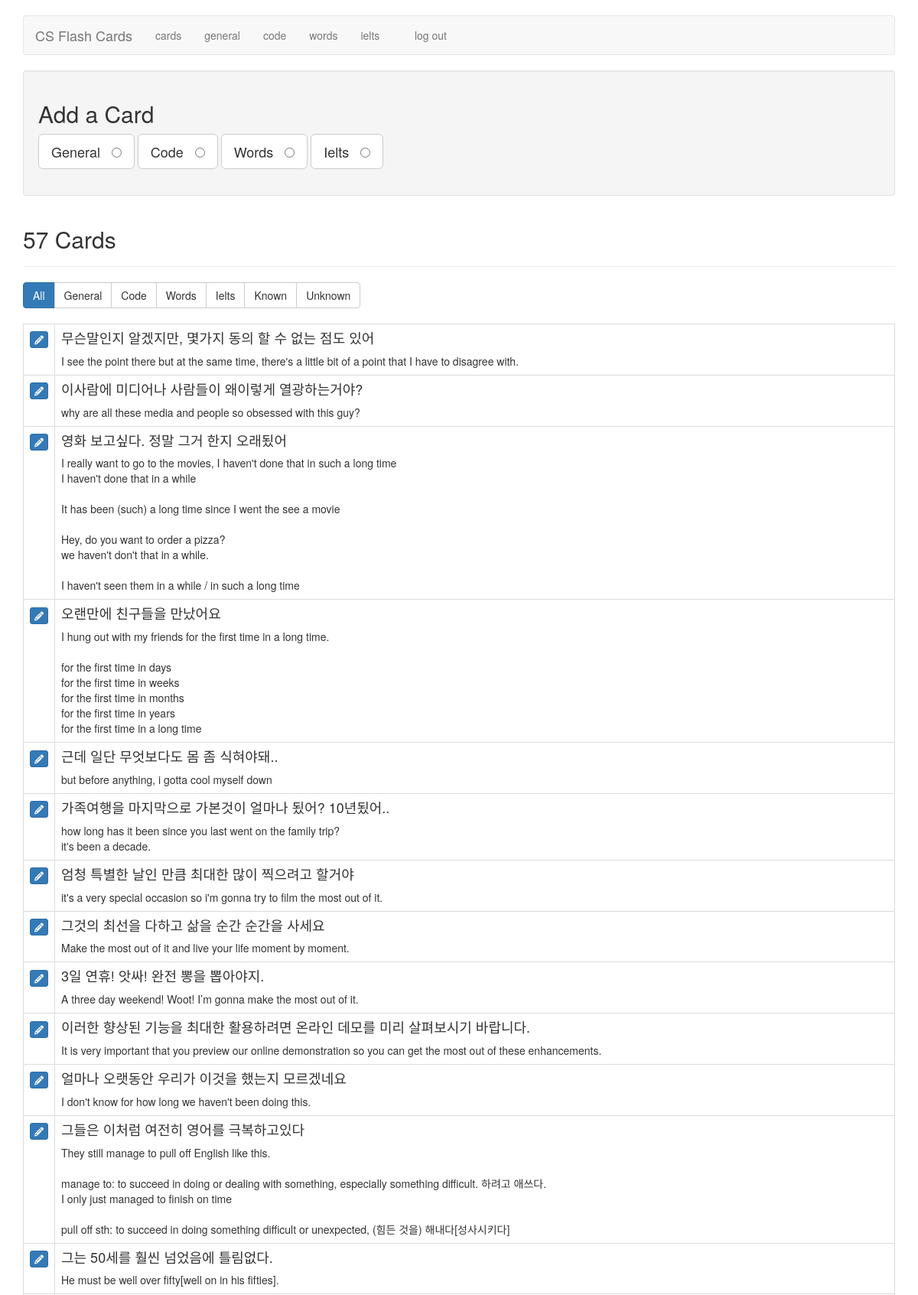
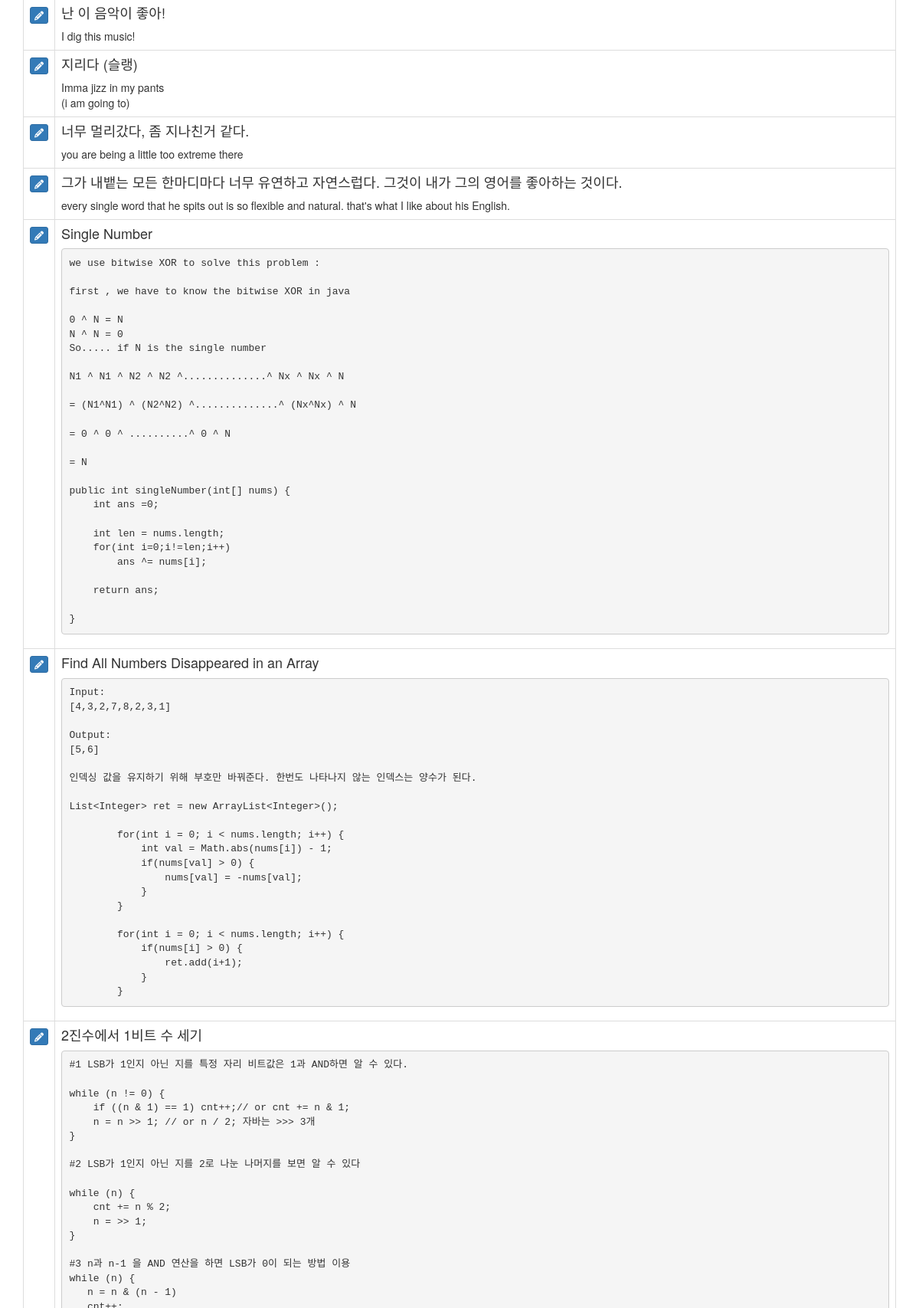
The app's page /cards (signed in, upper part) with its own data (2 pictures, top to bottom).
### tables this page shows
CREATE TABLE cards (
  id integer primary key autoincrement,
   /* 1 for interview, 2 for code, 3 for english, 4 for ielts */
  type tinyint not null,
  front text not null,
  back text not null,
  sort int default 0,
  known boolean default 0
);

### flash_cards.py (the view)
@application.route('/cards')
def cards():
    if not session.get('logged_in'):
        return redirect(url_for('login'))
    db = get_db()
    query = '''
        SELECT id, type, front, back, known
        FROM cards
        ORDER BY id DESC
    '''
    cur = db.execute(query)
    cards = cur.fetchall()
    return render_template('cards.html', cards=cards, filter_name="all")

### flash_cards.py (called while the page is built)
def connect_db():
    rv = sqlite3.connect(application.config['DATABASE'])
    rv.row_factory = sqlite3.Row
    return rv

def get_db():
    if not hasattr(g, 'sqlite_db'):
        g.sqlite_db = connect_db()
    return g.sqlite_db

### templates/cards.html (shortened to what this page needs)
{% extends "layout.html" %}
{% block body %}
    <div class="well editPanel">
        <h2>Add a Card</h2>
        <form action="{{ url_for('add_card') }}" method="post" class="cardForm">
            <div class="form-group">
                <label for="general" class="toggleButton btn btn-default btn-lg">General &nbsp;
                    <input type="radio" name="type" value="1" id="general"/>
                </label>
                <label for="code" class="toggleButton btn btn-default btn-lg">Code &nbsp;
                    <input type="radio" name="type" value="2" id="code"/>
                </label>
                <label for="eng" class="toggleButton btn btn-default btn-lg">Words &nbsp;
                    <input type="radio" name="type" value="3" id="eng"/>
                </label>
                <label for="ielts" class="toggleButton btn btn-default btn-lg">Ielts &nbsp;
                    <input type="radio" name="type" value="4" id="ielts"/>
                </label>
            </div>
        </form>
    </div>
    <div class="page-header">
        <h2>{{ cards|length }} Card{{ '' if (cards|length == 1) else 's' }}</h2>
    </div>
    <div class="btn-group btn-group-md" role="group" aria-label="filters">
        <a href="{{ url_for('filter_cards', filter_name="all") }}" class="btn btn-{{ "primary" if filter_name == "all" else "default" }}">All</a>
        <a href="{{ url_for('filter_cards', filter_name="general") }}" class="btn btn-{{ "primary" if filter_name == "general" else "default" }}">General</a>
        <a href="{{ url_for('filter_cards', filter_name="code") }}" class="btn btn-{{ "primary" if filter_name == "code" else "default" }}">Code</a>
        <a href="{{ url_for('filter_cards', filter_name="eng") }}" class="btn btn-{{ "primary" if filter_name == "eng" else "default" }}">Words</a>
        <a href="{{ url_for('filter_cards', filter_name="ielts") }}" class="btn btn-{{ "primary" if filter_name == "ielts" else "default" }}">Ielts</a>
        <a href="{{ url_for('filter_cards', filter_name="known") }}" class="btn btn-{{ "primary" if filter_name == "known" else "default" }}">Known</a>
        <a href="{{ url_for('filter_cards', filter_name="unknown") }}" class="btn btn-{{ "primary" if filter_name == "unknown" else "default" }}">Unknown</a>
    </div>
    <br />
    <br />
    <table class="table table-bordered">
        {% for card in cards %}
            <tr>
                <td>
                    <a href="{{ url_for('edit', card_id=card.id) }}" class="btn btn-xs btn-primary"><i class="fa fa-pencil" aria-hidden="true"></i></a>
                </td>
                <td class="cardContent">
                    <h4>
                        {{ card.front }}
                    </h4>
                    {% if card.type != 2%}
                        {{ card.back|replace("\n", "<br />")|safe }}
                    {% else %}
                        <pre><code>{{ card.back|escape }}</code></pre>
                    {% endif %}
                </td>
            </tr>
        {% else %}
            <tr>
                <td>
                    <em>No cards to show.</em>
                </td>
            </tr>
        {% endfor %}
    </table>
{% endblock %}

### static/style.css (style rules this page uses)
.cardContent h4 { margin-top: 0; }

### records on screen
cards: front "무슨말인지 알겠지만, 몇가지 동의 할 수 없는 점도 있어", back "I see the point there but at the same time, there's a little bit of a point that I have to disagree with."
cards: front "이사람에 미디어나 사람들이 왜이렇게 열광하는거야?", back "why are all these media and people so obsessed with this guy?"
cards: front "영화 보고싶다. 정말 그거 한지 오래됬어", back "I really want to go to the movies, I haven't done that in such a long time I haven't done that in a while It has been (such) a long time since I went the see a movie Hey, do you want to order a pizza? we haven't don't that in a while. I haven't seen them in a while / in such a long time"
cards: front "오랜만에 친구들을 만났어요", back "I hung out with my friends for the first time in a long time. for the first time in days for the first time in weeks for the first time in months for the first time in years for the first time in a long time"
cards: front "근데 일단 무엇보다도 몸 좀 식혀야돼..", back "but before anything, i gotta cool myself down"
cards: front "가족여행을 마지막으로 가본것이 얼마나 됬어? 10년됬어..", back "how long has it been since you last went on the family trip? it's been a decade."
cards: front "엄청 특별한 날인 만큼 최대한 많이 찍으려고 할거야", back "it's a very special occasion so i'm gonna try to film the most out of it."
cards: front "그것의 최선을 다하고 삶을 순간 순간을 사세요", back "Make the most out of it and live your life moment by moment."
cards: front "3일 연휴! 앗싸! 완전 뽕을 뽑아야지.", back "A three day weekend! Woot! I’m gonna make the most out of it."
cards: front "이러한 향상된 기능을 최대한 활용하려면 온라인 데모를 미리 살펴보시기 바랍니다.", back "It is very important that you preview our online demonstration so you can get the most out of these enhancements."
cards: front "얼마나 오랫동안 우리가 이것을 했는지 모르겠네요", back "I don't know for how long we haven't been doing this."
cards: front "그들은 이처럼 여전히 영어를 극복하고있다", back "They still manage to pull off English like this. manage to: to succeed in doing or dealing with something, especially something difficult. 하려고 애쓰다. I only just managed to finish on time pull off sth: to succeed in doing something difficult or unexpected, (힘든 것을) 해내다[성사시키다]"
cards: front "그는 50세를 훨씬 넘었음에 틀림없다.", back "He must be well over fifty[well on in his fifties]."
cards: front "난 이 음악이 좋아!", back "I dig this music!"
cards: front "지리다 (슬랭)", back "Imma jizz in my pants (i am going to)"
cards: front "너무 멀리갔다, 좀 지나친거 같다.", back "you are being a little too extreme there"
cards: front "그가 내뱉는 모든 한마디마다 너무 유연하고 자연스럽다. 그것이 내가 그의 영어를 좋아하는 것이다.", back "every single word that he spits out is so flexible and natural. that's what I like about his English."
cards: front "Single Number", back "we use bitwise XOR to solve this problem : first , we have to know the bitwise XOR in java 0 ^ N = N N ^ N = 0 So..... if N is the single number N1 ^ N1 ^ N2 ^ N2 ^..............^ Nx ^ Nx ^ N = (N1^N1) ^ (N2^N2) ^..............^ (Nx^Nx) ^ N = 0 ^ 0 ^ ..........^ 0 ^ N = N public int singleNumber(int[] nums) { int ans =0; int len = nums.length; for(int i=0;i!=len;i++) ans ^= nums[i]; return ans; }"
cards: front "Find All Numbers Disappeared in an Array", back "Input: [4,3,2,7,8,2,3,1] Output: [5,6] 인덱싱 값을 유지하기 위해 부호만 바꿔준다. 한번도 나타나지 않는 인덱스는 양수가 된다. List<Integer> ret = new ArrayList<Integer>(); for(int i = 0; i < nums.length; i++) { int val = Math.abs(nums[i]) - 1; if(nums[val] > 0) { nums[val] = -nums[val]; } } for(int i = 0; i < nums.length; i++) { if(nums[i] > 0) { ret.add(i+1); } }"
cards: front "2진수에서 1비트 수 세기"

### other values on screen
{{ cards|length }} "57"
{{ '' if (cards|length == 1) else 's' }} "s"
